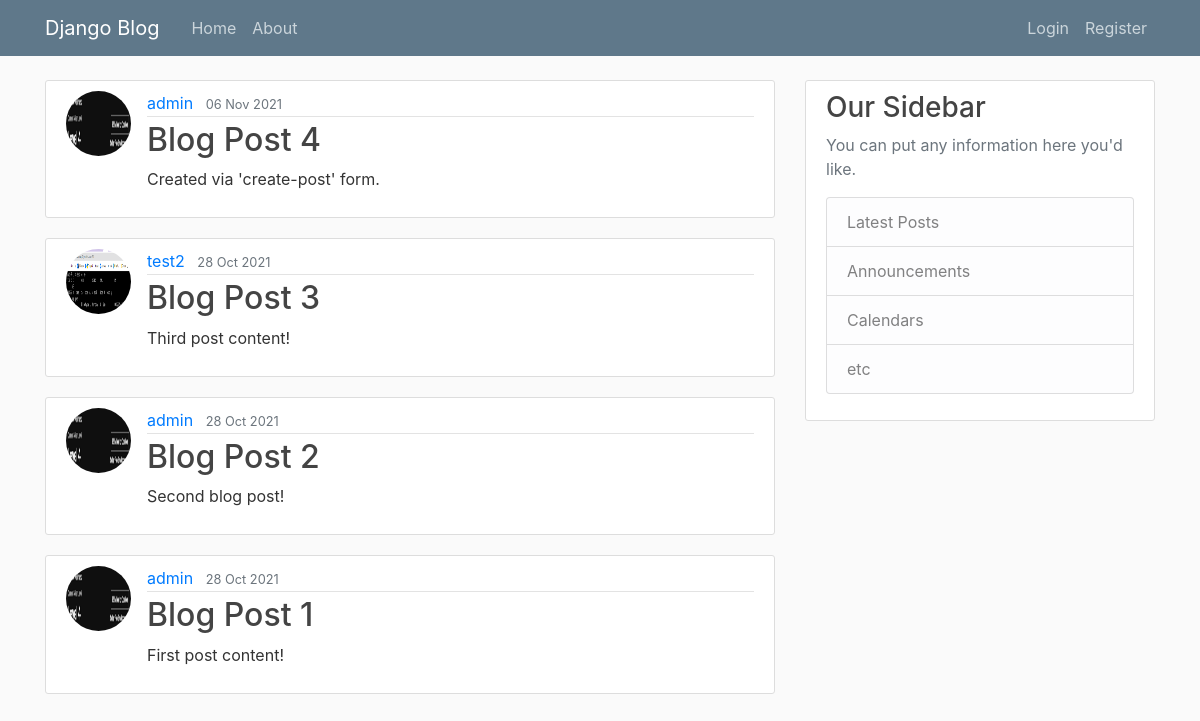
/, run on an earlier commit of the app's database.
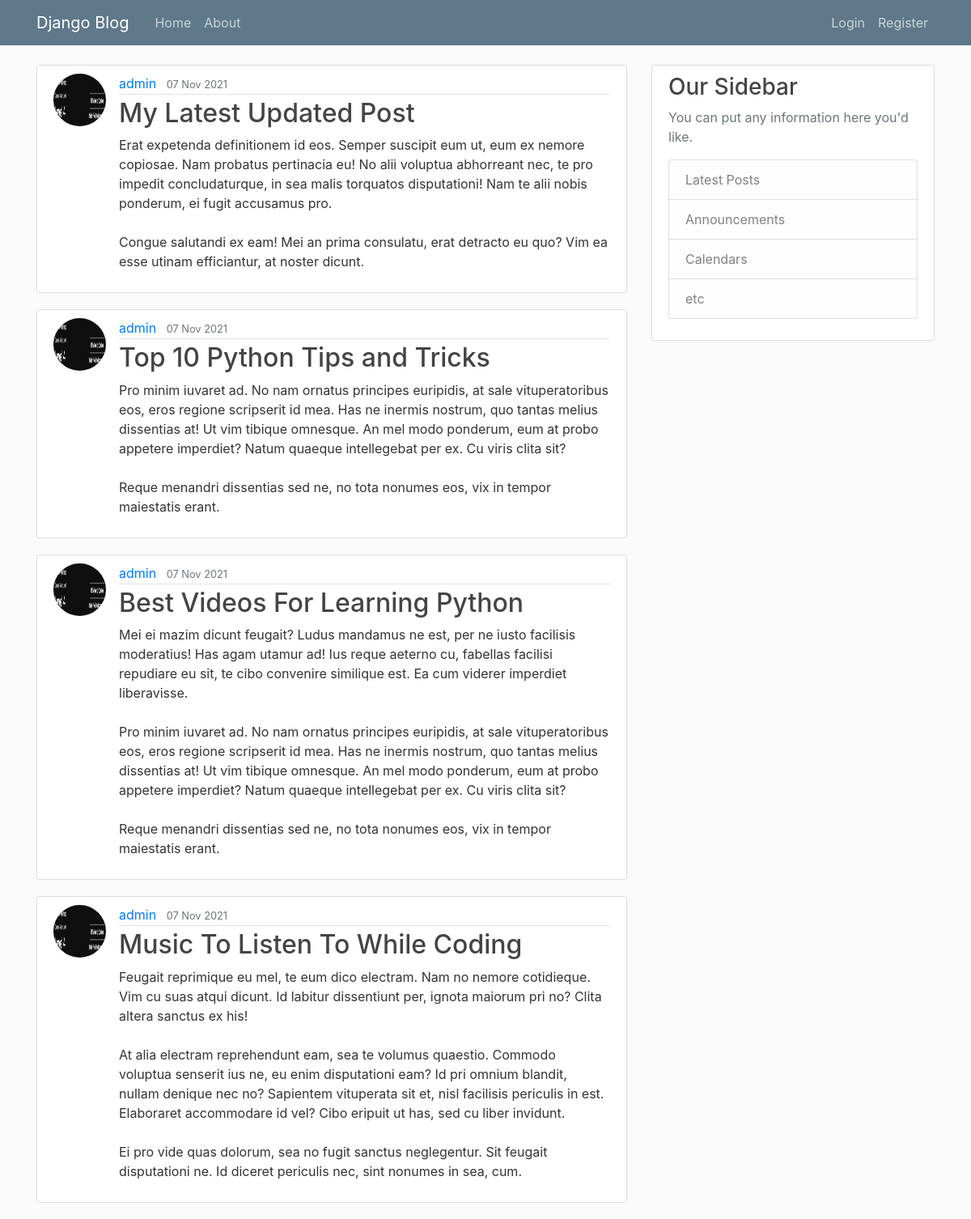
And on a later commit of the database.
### blog/models.py (models this page shows, shortened)
class Post(models.Model):
    title = models.CharField(max_length=100)
    content = models.TextField()
    date_posted = models.DateTimeField(default=timezone.now)
    author = models.ForeignKey(User, on_delete=models.CASCADE)

### users/models.py (models this page shows, shortened)
class Profile(models.Model):
    user = models.OneToOneField(User, on_delete=models.CASCADE)
    image = models.ImageField(default='profile_pics/default.png', upload_to='profile_pics')

### blog/views.py (the view)
# urls.py: path('', PostListView.as_view(), name='blog-home'),
class PostListView(ListView):
    model = Post
    template_name = 'blog/home.html'  # <app>/<model>_<viewtype>.html
    context_object_name = 'posts'
    ordering = ['-date_posted']
    paginate_by = 4

### blog/templates/blog/home.html
{% extends "blog/base.html" %}
{% block content %}
    {% for post in posts %}
    <article class="media content-section">
        <img class='rounded-circle article-img' src='{{ post.author.profile.image.url }}'>
        <div class="media-body">
          <div class="article-metadata">
            <a class="mr-2" href="#">{{ post.author }}</a>
            <small class="text-muted">{{ post.date_posted|date:"d M Y" }}</small>
          </div>
          <h2><a class="article-title" href="{% url 'post-detail' post.id %}">{{ post.title }}</a></h2>
          <p class="article-content">{{ post.content }}</p>
        </div>
      </article>
    {% endfor %}
{% endblock content %}

What changed in the data, as far as the page shows it:
no longer on this page (row unchanged): Post: author.profile.image (picture), author "admin", date_posted "06 Nov 2021", title "Blog Post 4", content "Created via 'create-post' form."
no longer on this page (row unchanged): Post: author.profile.image (placeholder picture), author "test2", date_posted "28 Oct 2021", title "Blog Post 3", content "Third post content!"
no longer on this page (row unchanged): Post: author.profile.image (picture), author "admin", date_posted "28 Oct 2021", title "Blog Post 2", content "Second blog post!"
no longer on this page (row unchanged): Post: author.profile.image (picture), author "admin", date_posted "28 Oct 2021", title "Blog Post 1", content "First post content!"
added Post: author.profile.image (picture), author "admin", date_posted "07 Nov 2021", title "My Latest Updated Post", content "Erat expetenda definitionem id eos. Semper suscipit eum ut, eum ex nemore copiosae. Nam probatus pertinacia eu! No alii voluptua abhorreant nec, te pro impedit concludaturque, in sea malis torquatos disputationi! Nam te alii nobis ponderum, ei fugit accusamus pro. Congue salutandi ex eam! Mei an prima consulatu, erat detracto eu quo? Vim ea esse utinam efficiantur, at noster dicunt."
added Post: author.profile.image (picture), author "admin", date_posted "07 Nov 2021", title "Top 10 Python Tips and Tricks", content "Pro minim iuvaret ad. No nam ornatus principes euripidis, at sale vituperatoribus eos, eros regione scripserit id mea. Has ne inermis nostrum, quo tantas melius dissentias at! Ut vim tibique omnesque. An mel modo ponderum, eum at probo appetere imperdiet? Natum quaeque intellegebat per ex. Cu viris clita sit? Reque menandri dissentias sed ne, no tota nonumes eos, vix in tempor maiestatis erant."
added Post: author.profile.image (picture), author "admin", date_posted "07 Nov 2021", title "Best Videos For Learning Python", content "Mei ei mazim dicunt feugait? Ludus mandamus ne est, per ne iusto facilisis moderatius! Has agam utamur ad! Ius reque aeterno cu, fabellas facilisi repudiare eu sit, te cibo convenire similique est. Ea cum viderer imperdiet liberavisse. Pro minim iuvaret ad. No nam ornatus principes euripidis, at sale vituperatoribus eos, eros regione scripserit id mea. Has ne inermis nostrum, quo tantas melius dissentias at! Ut vim tibique omnesque. An mel modo ponderum, eum at probo appetere imperdiet? Natum quaeque intellegebat per ex. Cu viris clita sit? Reque menandri dissentias sed ne, no tota nonumes eos, vix in tempor maiestatis erant."
added Post: author.profile.image (picture), author "admin", date_posted "07 Nov 2021", title "Music To Listen To While Coding", content "Feugait reprimique eu mel, te eum dico electram. Nam no nemore cotidieque. Vim cu suas atqui dicunt. Id labitur dissentiunt per, ignota maiorum pri no? Clita altera sanctus ex his! At alia electram reprehendunt eam, sea te volumus quaestio. Commodo voluptua senserit ius ne, eu enim disputationi eam? Id pri omnium blandit, nullam denique nec no? Sapientem vituperata sit et, nisl facilisis periculis in est. Elaboraret accommodare id vel? Cibo eripuit ut has, sed cu liber invidunt. Ei pro vide quas dolorum, sea no fugit sanctus neglegentur. Sit feugait disputationi ne. Id diceret periculis nec, sint nonumes in sea, cum."
